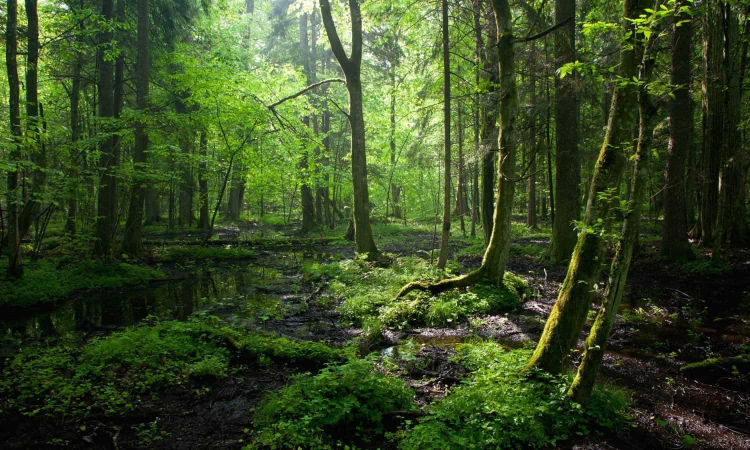
#> input picture Test1.jpg, 1500 x 900 px, found by its file name (shown at 1/2 size)
$ python Complexity_and_difficulty_classify.py
#> lines starting #> are read from the running program, lines starting #| are printed output that depends on the picture; long printed decimals are rounded
import cv2
import numpy as np
from PIL import Image
from skimage.feature import local_binary_pattern

def calculate_complexity(image_path):
    """Calculate image complexity metrics and return overall complexity score."""
#> called with image_path = 'test1.jpg'
    # Load image consistently
    # For edge detection
    cv_image = cv2.imread(image_path, cv2.IMREAD_GRAYSCALE)
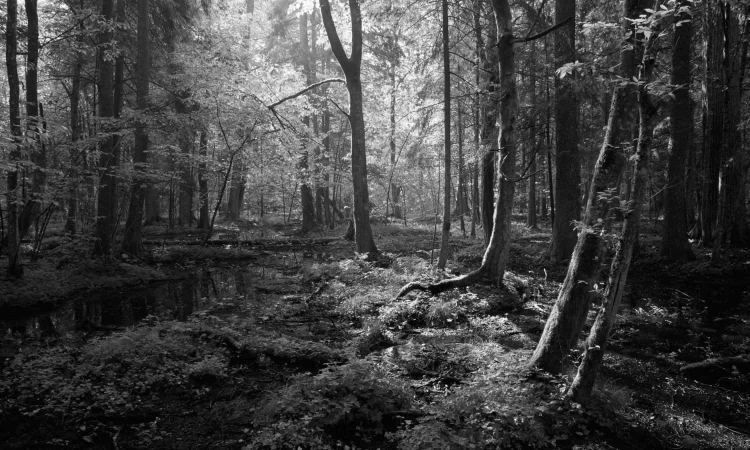
#> cv_image: shape (900, 1500) (shown at 1/2 size); min 0, max 255, mean 63.9
    # For variance calculation
    pil_image = Image.open(image_path)
    pil_array = np.array(pil_image)
    # For texture analysis
    skimage_gray = cv2.imread(image_path, cv2.IMREAD_GRAYSCALE)

    # Apply Canny Edge Detection
    edges = cv2.Canny(cv_image, 100, 200)
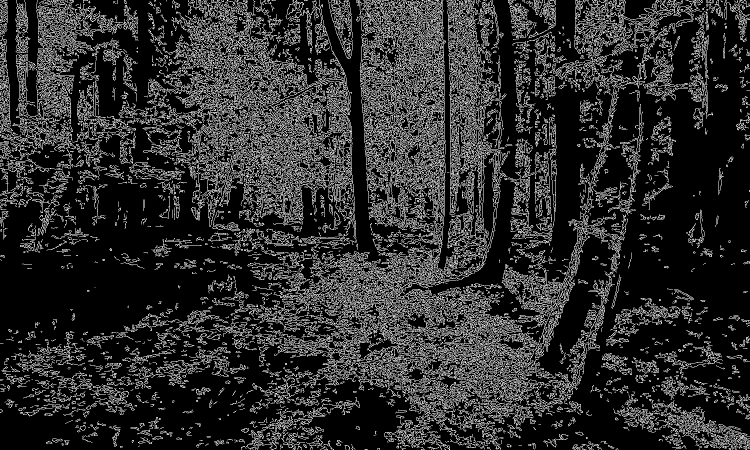
#> edges: shape (900, 1500) (shown at 1/2 size); 17.8% white in thin lines or dots

    # Calculate Edge Density
    edge_density = np.sum(edges) / (cv_image.shape[0] * cv_image.shape[1])
#> edge_density = 45.38
    print("Edge Density:", edge_density)
#| Edge Density: 45.375

    # Compute variance
    variance = np.var(pil_array)
#> variance = 2639.2
    print("Color Variance:", variance)
#| Color Variance: 2639.212

    # Compute LBP texture descriptor
    lbp = local_binary_pattern(skimage_gray, P=8, R=1, method='uniform')
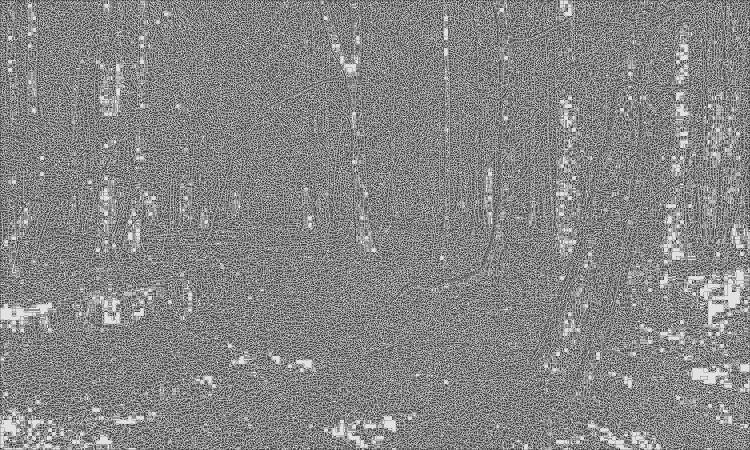
#> lbp: shape (900, 1500) float64 (shown at 1/2 size); min 0, max 9, mean 4.73; drawn with min black and max white

    # Calculate entropy as texture complexity measure
    texture_complexity = np.mean(lbp)
#> texture_complexity = 4.73
    print("Texture Complexity:", texture_complexity)
#| Texture Complexity: 4.734

    # Calculate the complexity score
    complexity_score = edge_density * variance * texture_complexity
#> complexity_score = 566870.2
    print("Complexity Score:", complexity_score)
#| Complexity Score: 566870.157

    return complexity_score

def classify_complexity(complexity_score):
    """Classify image complexity into categories based on normalized score."""
    # Normalization and classification thresholds
    max_expected_complexity = 1000000  # Empirical threshold
    min_expected_complexity = 0

    # Normalize complexity score to percentage scale
    complexity_percentage = min(100, max(0, (complexity_score - min_expected_complexity) /
                                         (max_expected_complexity - min_expected_complexity) * 100))

    print(f"Complexity Percentage: {complexity_percentage:.2f}%")

    # Classification
    if complexity_percentage > 70:
        return "High Complexity", complexity_percentage
    elif complexity_percentage > 40:
        return "Medium Complexity", complexity_percentage
    else:
        return "Low Complexity", complexity_percentage

def process_and_classify_image(image_path):
    """Process an image and return its complexity classification."""
    # Calculate complexity score
    complexity_score = calculate_complexity(image_path)
#> complexity_score = 566870.2

    # Classify the image
    classification, complexity_percentage = classify_complexity(complexity_score)
#> in classify_complexity, `complexity_percentage = min(100, max(0, (complexity_score - min_expect..`: complexity_percentage = 56.69
#| Complexity Percentage: 56.69%
#> classification = 'Medium Complexity'; complexity_percentage = 56.69

    print(f"Image: {image_path}")
    print(f"Classification: {classification}")
#| Classification: Medium Complexity

    return classification, complexity_percentage

# Example usage
if __name__ == "__main__":
    image_path = "test1.jpg"  # Replace with your image path
    classification, complexity_percentage = process_and_classify_image(image_path)
#> classification = 'Medium Complexity'; complexity_percentage = 56.69
